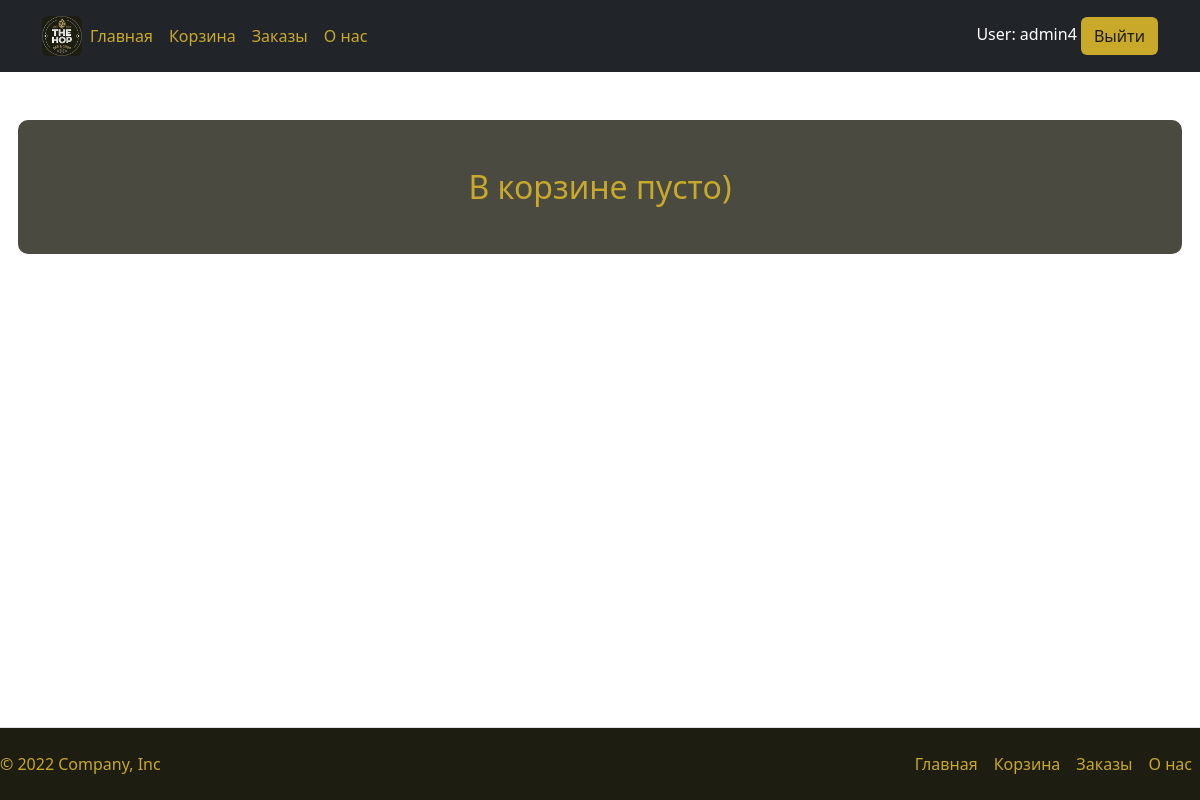
Before: /cart/ (signed in) with the older database file.
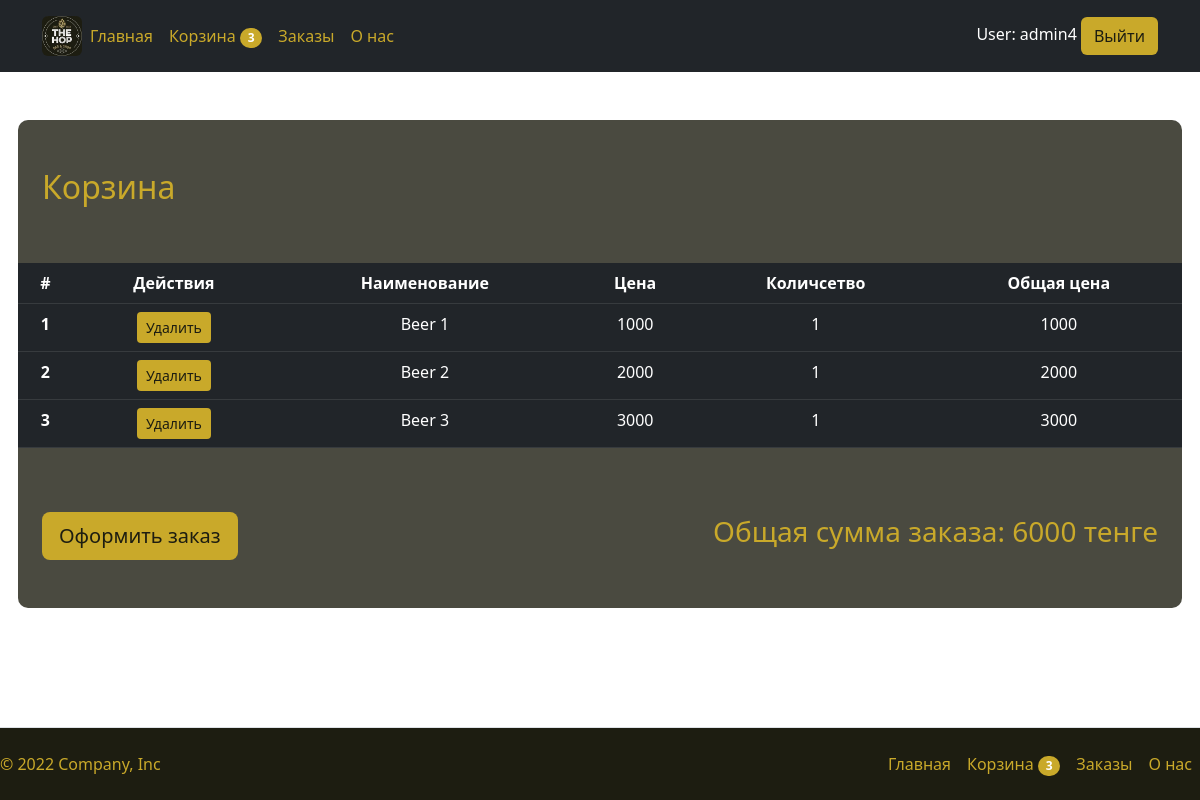
After: the same page with the newer database file.
### products/models.py (models this page shows, shortened)
class Cart(models.Model):
    id = models.UUIDField(default=uuid.uuid4, primary_key=True)
    user = models.ForeignKey(User, on_delete=models.CASCADE)
    completed = models.BooleanField(default=False)
    @property
    def total_price(self):
        cartRows = self.cartRows.all()
        total = sum([item.price for item in cartRows])
        return total
    @property
    def num_of_items(self):
        cartRows = self.cartRows.all()
        quantity = sum([item.quantity for item in cartRows])
        return quantity

class CartProduct(models.Model):
    product = models.ForeignKey(Product, on_delete=models.CASCADE, related_name='items')
    cart = models.ForeignKey(Cart, on_delete=models.CASCADE, related_name="cartRows")
    quantity = models.IntegerField(default=0)
    @property
    def price(self):
        new_price = self.product.price * self.quantity
        return new_price

class Product(models.Model):
    id = models.AutoField(primary_key=True)
    name = models.CharField(max_length=100)
    description = models.CharField(max_length=256)
    image = models.ImageField(upload_to="media")
    price = models.DecimalField(decimal_places=0, max_digits=6)
    class Meta:
        db_table = "gallery"

### products/views.py (the view)
# urls.py: path('cart/', views.cart, name='cart'),
def cart(request):
    cart = None
    cartRows = []
    orders = []
    if request.user.is_authenticated:
        cart, created = Cart.objects.get_or_create(user=request.user, completed=False)
        cartRows = cart.cartRows.all()
        orders = Order.objects.all().filter(user=request.user)
    context = {
        "cart": cart,
        "cartRows": cartRows,
        "orders": orders
    }
    return render(request, "landing/cart.html", context)

### templates/landing/cart.html
{% extends "landing/base.html" %}
{% block content %}
{% load static %}
<div class="container mt-5">
  <div class="row g-5 bg-hop-light mt-5" id="cart-container">
    {% if cartRows %}
      <h2 class="hop-text-contrast-color">Корзина</h2>
      <table class="table table-dark table-stripped text-center">
        <thead>
          <tr>
            <th>#</th>
            <th>Действия</th>
            <th>Наименование</th>
            <th>Цена</th>
            <th>Количсетво</th>
            <th>Общая цена</th>
          </tr>
        </thead>
        <tbody>
          {% for cartRow in cartRows %}
            <tr id="product-tr-{{ cartRow.product.id }}">
              <th>{{ forloop.counter }}</th>
              <td><button class="btn btn-sm btn-hop delete-from-cart-btn" value="{{ cartRow.product.id }}">Удалить</button></td>
              <td>{{ cartRow.product.name }}</td>
              <td>{{ cartRow.product.price }}</td>
              <td>{{ cartRow.quantity }}</td>
              <td>{{ cartRow.price }}</td>
            </tr>
          {% endfor %}
        </tbody>
      </table>
      <div class="d-flex justify-content-between align-items-center mb-5">
        <a href="{% url 'checkout' %}" class="btn btn-lg btn-hop">Оформить заказ</a>
        <h3 class="hop-text-contrast-color">Общая сумма заказа: {{ cart.total_price }} тенге</h3>
      </div>
    {% else %}
      <h2 class="hop-text-contrast-color mb-5 text-center">В корзине пусто)</h2>
    {% endif %}
  </div>
</div>
{% endblock %}

### templates/landing/header.html (shortened to what this page needs)
{% load static %}
<header class="p-3 text-bg-dark">
    <div class="container">
        <div class="d-flex flex-wrap align-items-center justify-content-center justify-content-lg-start">
            <a href="{% url 'main' %}" class="d-flex align-items-center mb-2 mb-lg-0 text-decoration-none">
                <img class="rounded" height="40px" src="{% static 'images/logo.png' %}"/>
            </a>
            <ul class="nav col-12 col-lg-auto me-lg-auto mb-2 justify-content-center mb-md-0">
                <li><a href="{% url 'main' %}" class="nav-link px-2 hop-link">Главная</a></li>
                {% if not user.is_superuser and user.is_authenticated %}
                    <li>
                        <a href="{% url 'cart' %}" class="nav-link px-2 hop-link">
                            Корзина
                            {% if cart.num_of_items != 0 %}
                                <span class="badge hop-contrast-background-color rounded-pill" id="num_of_items">
                                    {{ cart.num_of_items }}
                                </span>
                            {% endif %}
                        </a>
                    </li>
                    <li>
                        <a href="{% url 'orders_list' %}" class="nav-link px-2 hop-link">
                            Заказы
                        </a>
                    </li>
                {% endif %}
                <li><a href="{% url 'about_us' %}" class="nav-link px-2 hop-link">О нас</a></li>
            </ul>
            <div class="text-end">
                {% if user.is_authenticated %}
                    User: {{ user }}
                    <a class="btn btn-hop" href="/users/logout">Выйти</a>
                {% else %}
                    <a class="btn btn-hop" href="/users/auth">Авторизация</a>
                    <a class="btn btn-hop" href="/users/register">Регистрация</a>
                {% endif %}
            </div>
        </div>
    </div>
</header>

### templates/landing/footer.html (shortened to what this page needs)
<footer class="d-flex flex-wrap justify-content-between align-items-center py-3 mt-4 border-top hop-main-background-color fixed-bottom">
    <p class="col-md-4 mb-0 text-muted hop-text-contrast-color">© 2022 Company, Inc</p>
    <a href="/" class="col-md-4 d-flex align-items-center justify-content-center mb-3 mb-md-0 me-md-auto link-dark text-decoration-none">
      <svg class="bi me-2" width="40" height="32"><use xlink:href="#bootstrap"></use></svg>
    </a>
    <ul class="nav col-md-4 justify-content-end">
        <li><a href="{% url 'main' %}" class="nav-link px-2 hop-link">Главная</a></li>
        {% if not user.is_superuser and user.is_authenticated %}
            <li>
                <a href="{% url 'cart' %}" class="nav-link px-2 hop-link">
                    Корзина
                    {% if cart.num_of_items != 0 %}
                        <span class="badge hop-contrast-background-color rounded-pill" id="num_of_items">
                            {{ cart.num_of_items }}
                        </span>
                    {% endif %}
                </a>
            </li>
            <li>
                <a href="{% url 'orders_list' %}" class="nav-link px-2 hop-link">
                    Заказы
                </a>
            </li>
        {% endif %}
        <li><a href="{% url 'about_us' %}" class="nav-link px-2 hop-link">О нас</a></li>
    </ul>
  </footer>

Changed rows visible on the page:
added Cart: num_of_items "3", total_price "6000"
added CartProduct: product.name "Beer 1", product.price "1000", quantity "1", price "1000"
added CartProduct: product.name "Beer 2", product.price "2000", quantity "1", price "2000"
added CartProduct: product.name "Beer 3", product.price "3000", quantity "1", price "3000"
Other visible differences:
text no longer shown: "В корзине пусто)"
text now shown: "Корзина # Действия Наименование Цена Количсетво Общая цена Оформить заказ Общая сумма заказа: тенге"
